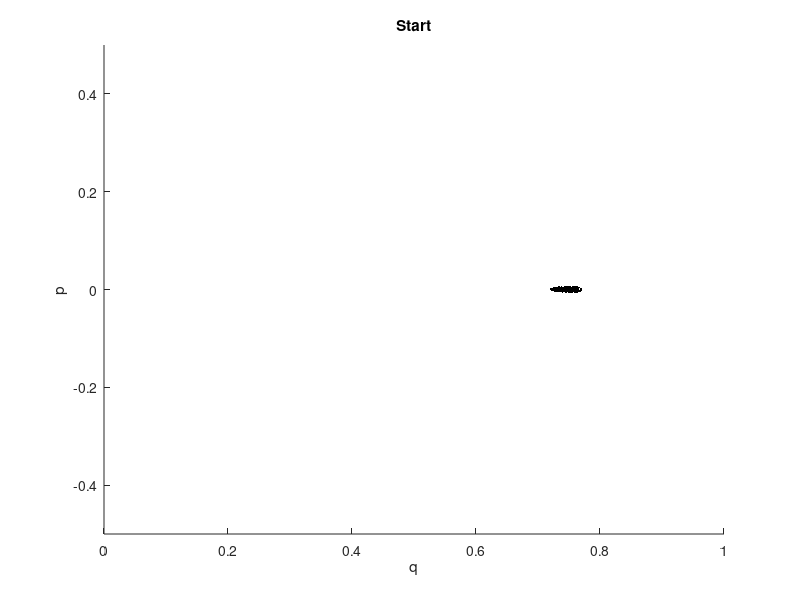

Here is the MATLAB script that generated this plot:
clear all;
close all

%\\\\\\\\\\\\\\\\\\\\\\\\\\\\\\\\\\\\\\\\\\\\\\\\\\\\\\\\\\\\\\\\\\\\\\\\\\
% Hi Eva :) 
% As a reminder
% The Interesting Quantum Stuff happens for gamma=0.001, gamma=0.005
%\\\\\\\\\\\\\\\\\\\\\\\\\\\\\\\\\\\\\\\\\\\\\\\\\\\\\\\\\\\\\\\\\\\\\\\\\\
%==========================================================================


%==========================================================================
%   System Parameters 
%==========================================================================

k=2*pi
% k=1.1
gamma =0.001;  % PT Strength
tmax =100; % % Number of itterations
N = 25; % Number of Initial conditions (N^2)

%==========================================================================
%   Grid of Initial Conditions
%==========================================================================

% dN=1/N^2


% qmin=1;
% qmax=0;    
% pmin=-0.5;
% pmax=0.5;

qmin=0.2325;
qmax=0.255;    
pmin=-6*gamma;
pmax=6*gamma;
% 


% 
q=linspace(qmin,qmax,N);
p = linspace(pmin,pmax,N);
% 

% q=linspace(0,1,N);
% p = linspace(-0.5,0.5,N);


[qmesh,pmesh] = meshgrid(q,p);
[qmesh_0,pmesh_0] = meshgrid(q,p);




%==========================================================================
%   Dynamics
%==========================================================================
norm_p=zeros(tmax,1);
norm_p0=1;
for t=1:tmax % itteration time

t
    
% qmesh_old=qmesh;
% qmesh=mod(qmesh+pmesh+k*sin(2*pi*qmesh)/(4*pi),1);
% pmesh=mod(pmesh+k*(sin(2*pi*qmesh_old)+sin(2*pi*qmesh))/(4*pi)+1/2,1)-1/2;    
%     

figure(1)
clf
hold on
plot(qmesh,pmesh,'k.','Markersize',1)
xlabel('q')
ylabel('p')
axis([0 1 -0.5 0.5])
set(gca,'FontSize',10)
title('Start')
% pause(0.1)

% pstar=pmesh+k*sin(2*pi*qmesh)/(4*pi);
% qmesh=mod(qmesh+pstar+gamma/(2*pi),1);
% pmesh=mod(pstar+k*sin(2*pi*qmesh)/(4*pi)+gamma/(2*pi)+1/2,1)-1/2;    
% figure(2)
% clf
% plot(qmesh,pmesh,'k.','Markersize',1)
% xlabel('q')
% ylabel('p')
% axis([0 1 -0.5 0.5])
% set(gca,'FontSize',10)
% title('FWD')
% pstar=pmesh+k*sin(2*pi*qmesh)/(4*pi);
% qmesh=mod(qmesh+pmesh+k*sin(2*pi*qmesh)/(4*pi)+gamma/(2*pi),1);
% pmesh=mod(pstar+k*sin(2*pi*qmesh)/(4*pi)+1/2,1)-1/2;    
% 
% figure(1)
% clf
% plot(qmesh,pmesh,'k.','Markersize',1)
% xlabel('q')
% ylabel('p')
% axis([0 1 -0.5 0.5])
% set(gca,'FontSize',10)
% pause(2)

pstar=pmesh-k*sin(2*pi*qmesh)/(4*pi);
qmesh=mod(qmesh-pstar+gamma/(2*pi),1);
pmesh=mod(pstar-k*sin(2*pi*qmesh)/(4*pi)+gamma/(2*pi)+1/2,1)-1/2;    
   
% figure(3)
% clf 
% plot(qmesh,pmesh,'k.','Markersize',1)
% xlabel('q')
% ylabel('p')
% axis([0 1 -0.5 0.5])
% set(gca,'FontSize',10)
% pause(1)
% title('BWD')
% return
end


% figure(2)
% hold on
% plot(1:1:t,p_av,'k.-','Markersize',5)

% figure(3)
% hold on
% plot(1:1:t,norm_p,'k.-','Markersize',5)

% 
% figure(1)
% hold on 
% plot(qmesh,pmesh,'k.','Markersize',1)
